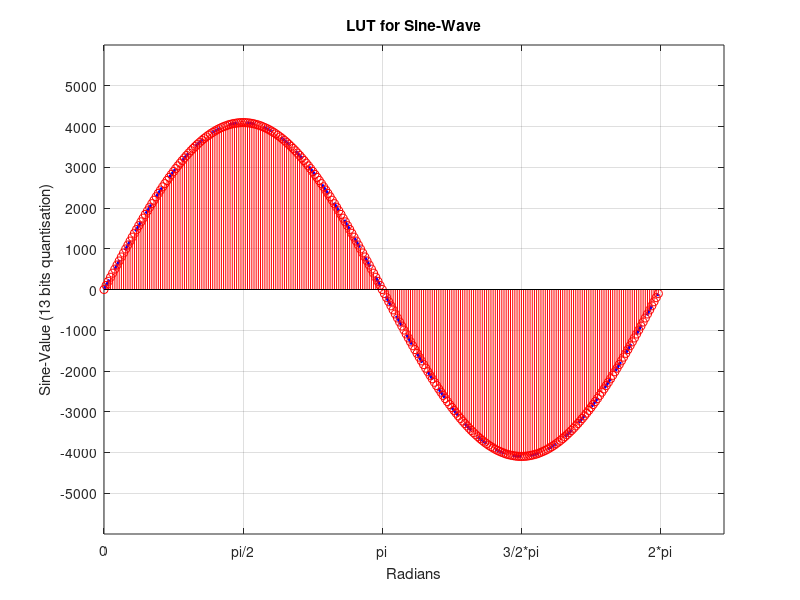

This figure's MATLAB source:
% Generating LUT for DDS
% ==============================
clear all, close all, clc;

% PARAMETERS
% ===================
N_LUT = 8;             % number of bits to address LUT
LUT_LENGTH = 2^N_LUT;  % length of LUT
N_RESOL = 13;          % resolution of values stored in LUT (2'complement)


% VARIABLES
% ===================
aux = 0:1:(LUT_LENGTH-1);
phi_step = 2*pi/LUT_LENGTH;
phi_vec = phi_step*aux;

%LUT = sin(phi_vec);
LUT = round((2^(N_RESOL-1))*sin(phi_vec));
save('dds_LUT.mat','LUT');
sprintf('%g, ',LUT)     % optional, print out values comma-separated

% FIGURES
% ===================
figure(1)
plot(phi_vec,LUT,'b--','LineWidth',2),grid on, hold on
stem(phi_vec,LUT,'r')
set(gca,'XTick',0:pi/2:2*pi)
set(gca,'XTickLabel',{'0','pi/2','pi','3/2*pi','2*pi'})
set(gca,'YTick',-5000:1000:5000)
set(gca,'YTickLabel',{'-5000','-4000','-3000','-2000','-1000',...
                      '0','1000','2000','3000','4000','5000'})


title('LUT for Sine-Wave');
xlabel('Radians');
ylabel('Sine-Value (13 bits quantisation)');


% Calculate M-values for mid-octave
% -- Piano Mid-Octave (white keys)
% --------------------------------------------	
% -- DO-C4  tone ~261.63Hz
% -- RE_D4  tone ~293.66Hz
% -- MI_E4  tone ~329.63Hz
% -- FA_F4  tone ~349.23Hz
% -- SOL_G4 tone ~392.00Hz
% -- LA_A4  tone ~440.00Hz
% -- SI_B4  tone ~493.88Hz
% -- DO_C5  tone ~523.25Hz
% 
% -- Piano Mid-Octave (black keys)	
% --------------------------------------------
% -- DOS_C4S  tone ~277.18Hz
% -- RES_D4S  tone ~311.13Hz
% -- FAS_F4S  tone ~369.99Hz
% -- SOLS_G4S tone ~415.30Hz
% -- LAS_A4S  tone ~466.16Hz

N_CUM = 19;
Fs = 48e3;

fsig = [261.63 293.66 329.63 349.23 392 440 493.88 523.25 ...
        277.18 311.13 369.99 415.30 466.16 ];
M = 2^N_CUM * fsig / Fs;
M_round = round(M)
sprintf('%g, ',M_round)

% check closest rounding for lower octave
2*round(M/2)